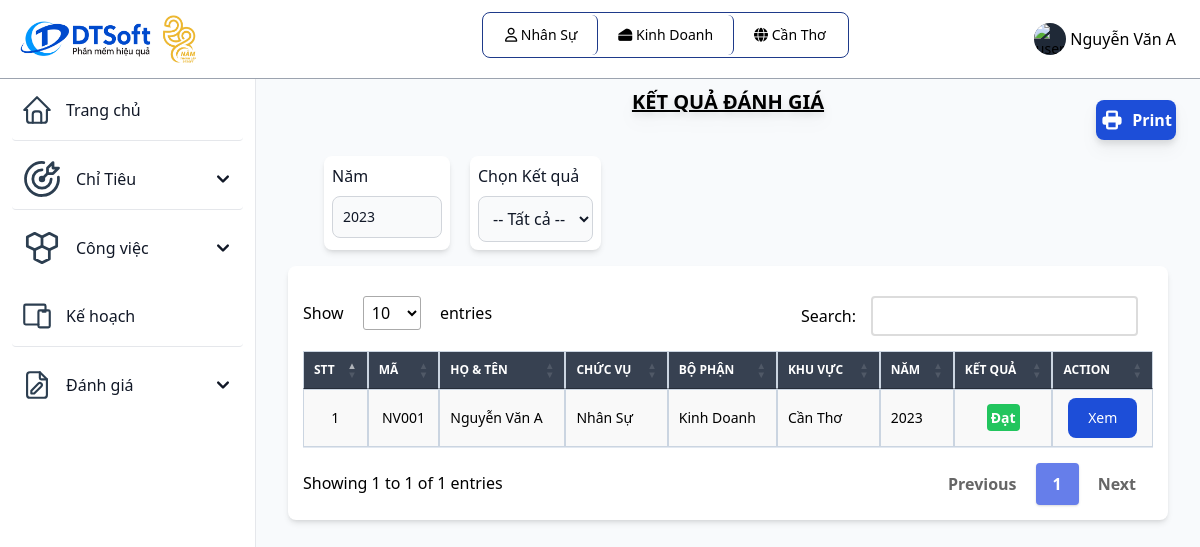
Page /ketquadanhgia.php (signed in) on the committed database.
### tables this page shows
CREATE TABLE `vaitro` (
  `id_vaitro` varchar(10) primary key,
  `tenvaitro` varchar(255) NOT NULL,
  `mota` varchar(255) NOT NULL
);

CREATE TABLE `bophan` (
  `id_bophan` varchar(10) primary key,
  `id_khuvuc` varchar(10) NOT NULL,
  `tenbophan` varchar(255) NOT NULL,
  `cvchuyenmon` varchar(255) NOT NULL,
  foreign key(id_khuvuc) references khuvuc(id_khuvuc) ON UPDATE CASCADE
);

CREATE TABLE `khuvuc` (
  `id_khuvuc` varchar(10) primary key,
  `tenkhuvuc` varchar(255) NOT NULL,
  `diachi` varchar(255) NOT NULL,
  `sdt` int(20) NOT NULL
);

CREATE TABLE `nguoidung` (
  `id_nguoidung` varchar(10) primary key,
  `id_bophan` varchar(10) DEFAULT NULL,
  `id_vaitro` varchar(10) NOT NULL,
  `id_khuvuc` varchar(10) DEFAULT NULL,
  `tennguoidung` varchar(255) NOT NULL,
  `sdt_nd` varchar(20) NOT NULL,
  `diachi_nd` varchar(255) NOT NULL,
  `email` varchar(255) NOT NULL,
  `password` varchar(255) NOT NULL,
  `ngaysinh` date NOT NULL,
  `gioitinh` varchar(255) NOT NULL,
  foreign key(id_bophan) references bophan(id_bophan) ON UPDATE CASCADE,
  foreign key(id_vaitro) references vaitro(id_vaitro) ON UPDATE CASCADE,
  foreign key(id_khuvuc) references khuvuc(id_khuvuc) ON UPDATE CASCADE
);

CREATE TABLE `kehoachgiaoviec` (
  `id_kehoachgiaoviec` varchar(10) primary key,
  `id_bophan` varchar(10) NOT NULL,
  `id_khuvuc` varchar(10) NOT NULL,
  `tenkh` varchar(255) NOT NULL,
  `ngaybatdau` date NOT NULL,
  `ngayktdukien` date NOT NULL,
  `ngayktthucte` date NOT NULL,
  `trangthai` varchar(30) NOT NULL,
  foreign key(id_khuvuc) references khuvuc(id_khuvuc) ON UPDATE CASCADE,
  foreign key(id_bophan) references bophan(id_bophan) ON UPDATE CASCADE
);

### ketquadanhgia.php (the view, shortened to what the rows shown need)
<?php
include "inc/header.php";
include "classes/nhansu.php";
$id_nd = $_SESSION['id_nguoidung'];
$id_vt = $_SESSION['id_vaitro'];
$id_bp = $_SESSION['id_bophan'];
$id_kv = $_SESSION['id_khuvuc'];
?>
<div class="p-4 sm:ml-64">
  <div class="p-4 mt-14">
    <div class="flex flex-col">
      <div class="order-2">
        <div class="mb-4">
          <div class="relative overflow-x-auto shadow-md sm:rounded-lg bg-white">
            <table class="w-full text-sm stripe hover" id="myTable3">
              <thead class="text-xs text-white uppercase bg-gray-700">
                <tr>
                  <th class="px-3 py-3 border border-slate-300">
                    STT
                  </th>
                  <th class="px-3 py-3 border border-slate-300">
                    Mã
                  </th>
                  <th class="px-3 py-3 border border-slate-300">
                    Họ & Tên
                  </th>
                  <th class="px-3 py-3 border border-slate-300">
                    Chức vụ
                  </th>
                  <th class="px-3 py-3 border border-slate-300 <?php if ($id_vt == 'QLBP') echo 'divToHide';
                                        elseif ($id_vt == 'QLKV') echo '' ?>">
                    Bộ phận
                  </th>
                  <th class="px-3 py-3 border border-slate-300 <?php if ($id_vt == 'QLKV' || $id_vt == 'QLBP') echo 'divToHide' ?>">
                    Khu vực
                  </th>
                  <th class="px-3 py-3 border border-slate-300 divToHide">
                    Năm
                  </th>
                  <th class="px-3 py-3 border border-slate-300">
                    Kết quả
                  </th>
                  <th class="px-3 py-3 action-column border border-slate-300">
                    Action
                  </th>
                </tr>
              </thead>
              <tbody class="text-black">
                <?php
                if ($id_vt == "NS") {
                  $condition = "id_nguoidung = '" . $id_nd . "'";
                } elseif ($id_vt == "QLBP") {
                  $condition = "id_bophan = '" . $id_bp . "'";
                } else {
                  $condition = "id_khuvuc = '" . $id_kv . "'";
                }
                $sql = "SELECT * FROM nguoidung";
                if (!empty($condition)) {
                  $sql .= " WHERE $condition AND id_vaitro = 'NS'";
                }
                $sql .= " ORDER BY id_vaitro DESC";
                $result = mysqli_query($ketnoi, $sql);
                $stt = 0;
                while ($row = mysqli_fetch_array($result)) {
                  $stt++;
                  $id_nguoidung = $row["id_nguoidung"];
                  $tennguoidung = $row["tennguoidung"];
                  $id_bophan = $row["id_bophan"];
                  $id_vaitro = $row["id_vaitro"];
                  $id_khuvuc = $row["id_khuvuc"];
                  $sql_bophan = "SELECT `tenbophan` FROM `bophan` WHERE `id_bophan` = '" . $id_bophan . "'";
                  $result_bophan = mysqli_query($ketnoi, $sql_bophan);
                  $row_bophan = mysqli_fetch_array($result_bophan);
                  if ($id_vaitro != "QLKV") {
                    $tenbophan = $row_bophan["tenbophan"];
                  }
                  $sql_vaitro = "SELECT `tenvaitro` FROM `vaitro` WHERE `id_vaitro` = '" . $id_vaitro . "'";
                  $result_vaitro = mysqli_query($ketnoi, $sql_vaitro);
                  $row_vaitro = mysqli_fetch_array($result_vaitro);
                  $tenvaitro = $row_vaitro["tenvaitro"];
                  $sql_khuvuc = "SELECT `tenkhuvuc` FROM `khuvuc` WHERE `id_khuvuc` = '" . $id_khuvuc . "'";
                  $result_khuvuc = mysqli_query($ketnoi, $sql_khuvuc);
                  $row_khuvuc = mysqli_fetch_array($result_khuvuc);
                  $tenkhuvuc = $row_khuvuc["tenkhuvuc"];
                  $sql_kehoach = "SELECT * FROM `theodoikehoach` WHERE `id_nguoidung` = '" . $id_nguoidung . "'";
                  $result_kehoach = mysqli_query($ketnoi, $sql_kehoach);
                  $row_kehoach = mysqli_fetch_array($result_kehoach);
                  if(isset($row_kehoach["id_kehoachgiaoviec"])) {
                  $id_kehoachgiaoviec = $row_kehoach["id_kehoachgiaoviec"];
                  $sql_ngaybatdau = "SELECT ngaybatdau FROM `kehoachgiaoviec` WHERE `id_kehoachgiaoviec` = '" . $id_kehoachgiaoviec . "'";
                  $result_ngaybatdau = mysqli_query($ketnoi, $sql_ngaybatdau);
                  $row_ngaybatdau = mysqli_fetch_array($result_ngaybatdau);
                  $ngaybatdau = $row_ngaybatdau["ngaybatdau"];
                  $nam = substr($ngaybatdau, 0, 4);
                  } else {
                    $check = "Nhân viên này Chưa có trong kế hoạch";
                  }
                  if(!isset($check)) {
                ?>
                  <tr class="bg-white border-b dark:border-gray-700 hover:bg-gray-50">
                    <td class="px-5 text-center border border-slate-300"><?php echo $stt ?></td>
                    <td class="text-center border border-slate-300"><?php echo $id_nguoidung ?></td>
                    <td scope="row" class="px-3 py-4 text-black border border-slate-300">
                      <?php echo $tennguoidung ?>
                    </td>
                    <td class="px-3 py-4 font-medium whitespace-nowrap border border-slate-300">
                      <?php echo $tenvaitro ?>
                    </td>
                    <td class="px-3 py-4 font-medium whitespace-nowrap border border-slate-300 <?php if ($id_vt == 'QLBP') echo 'divToHide';
                                                                        elseif ($id_vt == 'QLKV') echo '' ?>">
                      <?php
                      if ($id_vaitro == "QLKV") {
                        echo '';
                      } else {
                        echo $tenbophan;
                      }
                      ?>
                    </td>
                    <td class="px-3 py-4 font-medium whitespace-nowrap border border-slate-300 <?php if ($id_vt == 'QLKV' || $id_vt == 'QLBP') echo 'divToHide' ?>">
                      <?php echo $tenkhuvuc ?>
                    </td>
                    <td class="px-3 py-4 font-medium whitespace-nowrap border border-slate-300 divToHide">
                      <?php echo $nam ?>
                    </td>
                    <td class="px-3 py-4 font-medium whitespace-nowrap text-center text-white border border-slate-300" style="text-align: center;">
                      <?php
                      $sql4 = "SELECT * FROM theodoikehoach WHERE id_nguoidung = '" . $id_nguoidung . "'";
                      $result4 = mysqli_query($ketnoi, $sql4);
                      $TongPhanTramHoanThanh = 0;
                      $count = 0;
                      while ($row4 = mysqli_fetch_array($result4)) {
                        $count++;
                        $id_nguoidung = $row4["id_nguoidung"];
                        $chitieudatduoc = $row4["chitieudatduoc"];
                        $chitieucandat = $row4["chitieucandat"];
                        if (isset($chitieudatduoc)) {
                          $phanTramHoanThanh = ($chitieudatduoc / $chitieucandat) * 100;
                          $TongPhanTramHoanThanh += $phanTramHoanThanh;
                        }
                      }
                      ?>
                      <?php
                      if (isset($TongPhanTramHoanThanh) && $count != 0) {
                        $TongPhanTramHoanThanh = $TongPhanTramHoanThanh / $count;
                      }
                      if (isset($TongPhanTramHoanThanh) && $count != 0) {
                        if ($TongPhanTramHoanThanh >= 75) echo '<span class="font-bold bg-green-500 rounded p-1">Đạt</span>';
                        else if ($TongPhanTramHoanThanh < 75) echo '<span class="font-bold bg-red-500 rounded p-1">Không Đạt</span>';
                        else echo '<span class="bg-yellow-500 rounded p-1">Chưa Đạt</span>';
                      } else echo '<span class="bg-gray-500 rounded p-1">Chưa đánh giá</span>';
                      ?>
                    </td>
                    <td class="px-3 py-4 font-medium whitespace-nowrap text-center action-column border border-slate-300">
                      <?php
                      if ($id_vaitro == "QLBP") {
                        echo "";
                      } elseif ($id_vaitro == "QLKV") {
                        echo "";
                      } else {
                      ?>
                        <button data-modal-target="defaultModal<?php echo $id_nguoidung ?>" data-modal-toggle="defaultModal<?php echo $id_nguoidung ?>" class="inline-block text-white bg-blue-700 hover:bg-blue-800 focus:ring-4 focus:outline-none focus:ring-blue-300 font-medium rounded-lg text-sm px-5 py-2.5 text-center dark:bg-blue-600 dark:hover:bg-blue-700 dark:focus:ring-blue-800" type="button">
                          Xem
                        </button>
                      <?php
                      }
                      ?>
                    </td>
                  </tr>
                <?php
                } }
                ?>
              </tbody>
            </table>
          </div>
        </div>
      </div>
    </div>
  </div>
</div>
</body>
</html>

### inc/header.php (shortened to what the rows shown need)
<?php
 include_once('db/connect.php');
?>
<!DOCTYPE html>
<html lang="en">
<head>
	<link href="https://unpkg.com/tailwindcss@2.2.19/dist/tailwind.min.css" rel=" stylesheet">
  <link rel="stylesheet" href="https://cdnjs.cloudflare.com/ajax/libs/font-awesome/6.4.0/css/all.min.css">
	<link href="https://cdn.datatables.net/1.10.19/css/jquery.dataTables.min.css" rel="stylesheet">
	<link href="https://cdn.datatables.net/responsive/2.2.3/css/responsive.dataTables.min.css" rel="stylesheet">
  <script src="https://cdn.tailwindcss.com"></script>
</head>
<body class="g-sidenav-show bg-slate-50" id="draggable">
  <nav class="fixed top-0 z-50 w-full bg-white border-b border-gray-400 dark:border-gray-100 text-black">
        <div class="px-3 py-3 lg:px-5 lg:pl-3">
          <div class="flex items-center justify-between">
	    <div class="divToHide flex items-center justify-start relative inline-flex items-center p-0.5 mb-2 mr-2 text-sm font-medium rounded-lg border border-blue-900">
              <span class="relative px-5 py-2.5 bg-white rounded-md border-r border-blue-900">
                <i class="fa-regular fa-user"></i>
                  <?php
                    $sql = "SELECT tenvaitro from vaitro where id_vaitro = '" . $_SESSION['id_vaitro'] ."'";
                    $result = mysqli_query($connect, $sql);
                    $row = mysqli_fetch_array($result);
                    echo $row['tenvaitro'];
                  ?>
              </span>
              <?php
              if ($_SESSION['id_bophan'] != NULL){
                $sql = "SELECT tenbophan from bophan where id_bophan = '" . $_SESSION['id_bophan'] ."'";
                $result = mysqli_query($connect, $sql);
                $row_bophan = mysqli_fetch_array($result);
              ?>
              <span class="relative px-5 py-2.5 bg-white rounded-md border-r border-blue-900">
                 <i class="fa-solid fa-cheese"></i>
                  <?php
                      echo $row_bophan['tenbophan'];
                  ?>
              </span>
              <?php
              } else echo '';
              ?>
              <?php
              if ($_SESSION['id_vaitro'] != 'QTHT'){
              ?>
              <span class="relative px-5 py-2.5 bg-white rounded-md">
                  <i class="fa-solid fa-globe"></i>
                  <?php
                    $sql = "SELECT tenkhuvuc from khuvuc where id_khuvuc = '" . $_SESSION['id_khuvuc'] ."'";
                    $result = mysqli_query($connect, $sql);
                    $row = mysqli_fetch_array($result);
                    echo $row['tenkhuvuc'];
                  ?>
              </span>
              <?php
              }
              ?>
            </div>
          </div>
        </div>
      </nav>

### rows in the picture
vaitro: tenvaitro "Nhân Sự"
bophan: tenbophan "Kinh Doanh"
khuvuc: tenkhuvuc "Cần Thơ"
nguoidung: id_nguoidung "NV001", tennguoidung "Nguyễn Văn A", id_vaitro.tenvaitro "Nhân Sự", id_bophan.tenbophan "Kinh Doanh", id_khuvuc.tenkhuvuc "Cần Thơ", kehoachgiaoviec.ngaybatdau "2023"

### other values in the picture
$_SESSION['tennguoidung'] "Nguyễn Văn A"
